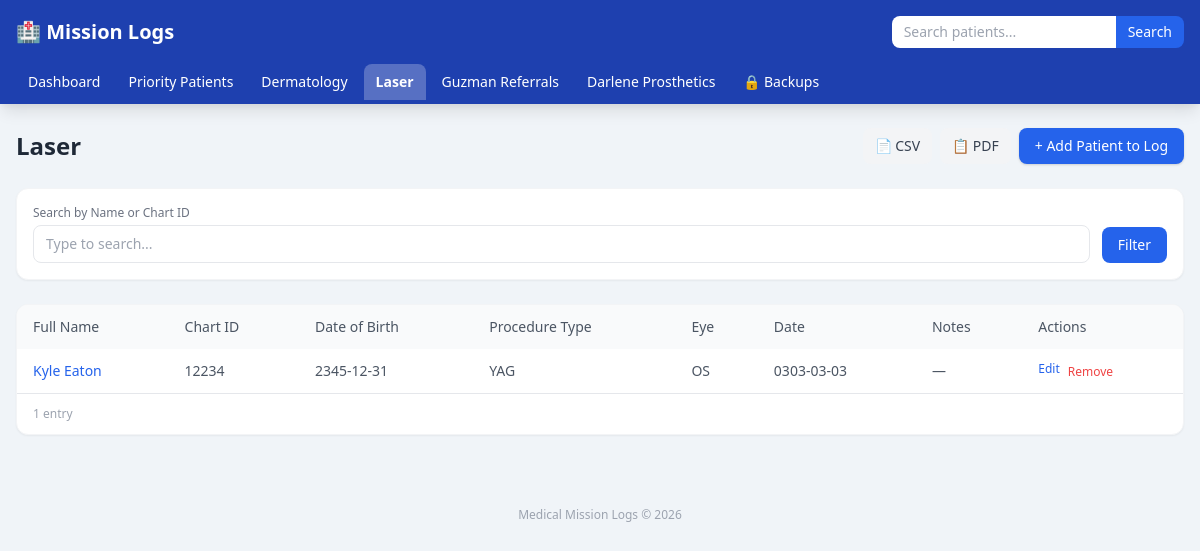
Page /log/Laser on the committed database.
### tables this page shows
CREATE TABLE log_entries (
            id INTEGER PRIMARY KEY AUTOINCREMENT,
            patient_id INTEGER NOT NULL,
            log_category TEXT NOT NULL,
            date_of_encounter TEXT,
            notes TEXT DEFAULT '',
            status TEXT DEFAULT 'Pending',
            follow_up_date TEXT,
            created_at TIMESTAMP DEFAULT CURRENT_TIMESTAMP,
            updated_at TIMESTAMP DEFAULT CURRENT_TIMESTAMP, advocate TEXT DEFAULT '', community TEXT DEFAULT '', problem TEXT DEFAULT '', appointment_timeframe TEXT DEFAULT '', procedure_type TEXT DEFAULT '', eye TEXT DEFAULT '', laser_date TEXT DEFAULT '', procedure TEXT DEFAULT '', derm_date TEXT DEFAULT '', surgery_type TEXT DEFAULT '',
            FOREIGN KEY (patient_id) REFERENCES patients(id) ON DELETE CASCADE
        );

CREATE TABLE patients (
            id INTEGER PRIMARY KEY AUTOINCREMENT,
            full_name TEXT NOT NULL,
            chart_id TEXT NOT NULL UNIQUE,
            date_of_birth TEXT NOT NULL,
            notes TEXT DEFAULT '',
            created_at TIMESTAMP DEFAULT CURRENT_TIMESTAMP,
            updated_at TIMESTAMP DEFAULT CURRENT_TIMESTAMP
        );

### app.py (the view)
@app.route("/log/<category>")
def log_view(category):
    if category not in LOG_CATEGORIES:
        flash(f"Unknown log category: {category}", "error")
        return redirect(url_for("dashboard"))
    search = request.args.get("search", "")
    entries = get_log_entries(category, search=search or None)
    patients = get_all_patients()
    return render_template(
        "log_view.html",
        category=category,
        entries=entries,
        patients=patients,
        categories=LOG_CATEGORIES,
        search=search,
    )

### database.py (called while the page is built)
def get_db():
    conn = sqlite3.connect(DB_PATH)
    conn.row_factory = sqlite3.Row
    conn.execute("PRAGMA foreign_keys = ON")
    return conn

def get_all_patients(search=None):
    conn = get_db()
    if search:
        patients = conn.execute(
            "SELECT * FROM patients WHERE full_name LIKE ? OR chart_id LIKE ? ORDER BY full_name",
            (f"%{search}%", f"%{search}%"),
        ).fetchall()
    else:
        patients = conn.execute("SELECT * FROM patients ORDER BY full_name").fetchall()
    conn.close()
    return patients

def get_log_entries(log_category, search=None):
    conn = get_db()
    query = """
        SELECT le.*, p.full_name, p.chart_id, p.date_of_birth
        FROM log_entries le
        JOIN patients p ON le.patient_id = p.id
        WHERE le.log_category = ?
    """
    params = [log_category]
    if search:
        query += " AND (p.full_name LIKE ? OR p.chart_id LIKE ?)"
        params.extend([f"%{search}%", f"%{search}%"])
    query += " ORDER BY le.created_at DESC"
    entries = conn.execute(query, params).fetchall()
    conn.close()
    return entries

### templates/log_view.html (shortened to what this page needs)
{% extends "base.html" %}
{% block content %}
<div class="flex items-center justify-between mb-6">
    <h1 class="text-2xl font-bold text-gray-800">{{ category }}</h1>
    <div class="flex gap-2">
        <a href="/export/{{ category }}/csv" class="bg-gray-100 text-gray-700 px-3 py-2 rounded-lg hover:bg-gray-200 text-sm">
            📄 CSV
        </a>
        <a href="/export/{{ category }}/pdf" class="bg-gray-100 text-gray-700 px-3 py-2 rounded-lg hover:bg-gray-200 text-sm">
            📋 PDF
        </a>
        <button onclick="document.getElementById('addToLogModal').classList.add('active')"
                class="bg-blue-600 text-white px-4 py-2 rounded-lg hover:bg-blue-700 text-sm font-medium shadow">
            + Add Patient to Log
        </button>
    </div>
</div>
<div class="bg-white rounded-xl p-4 shadow-sm border border-gray-100 mb-6">
    <form action="/log/{{ category }}" method="GET" class="flex flex-wrap gap-3 items-end">
        <div class="flex-1 min-w-48">
            <label class="block text-xs text-gray-500 mb-1">Search by Name or Chart ID</label>
            <input type="text" name="search" value="{{ search }}" placeholder="Type to search..."
                   class="w-full border rounded-lg px-3 py-2 text-sm focus:ring-2 focus:ring-blue-300 focus:outline-none">
        </div>
        <button type="submit" class="bg-blue-600 text-white px-4 py-2 rounded-lg hover:bg-blue-700 text-sm">
            Filter
        </button>
    </form>
</div>
<div class="bg-white rounded-xl shadow-sm border border-gray-100 overflow-hidden">
    {% if entries %}
    <div class="overflow-x-auto">
        <table class="w-full text-sm">
            <thead class="bg-gray-50 text-gray-600 text-left">
                <tr>
                    <th class="px-4 py-3 font-medium">Full Name</th>
                    <th class="px-4 py-3 font-medium">Chart ID</th>
                    <th class="px-4 py-3 font-medium">Date of Birth</th>
                    {% if category == 'Priority Patients' %}
                    <th class="px-4 py-3 font-medium">Advocate</th>
                    <th class="px-4 py-3 font-medium">Community</th>
                    <th class="px-4 py-3 font-medium">Surgery Type</th>
                    {% elif category == 'Guzman Referrals' %}
                    <th class="px-4 py-3 font-medium">Problem</th>
                    <th class="px-4 py-3 font-medium">Appt Timeframe</th>
                    {% elif category == 'Laser' %}
                    <th class="px-4 py-3 font-medium">Procedure Type</th>
                    <th class="px-4 py-3 font-medium">Eye</th>
                    <th class="px-4 py-3 font-medium">Date</th>
                    {% elif category == 'Dermatology' %}
                    <th class="px-4 py-3 font-medium">Advocate</th>
                    <th class="px-4 py-3 font-medium">Community</th>
                    <th class="px-4 py-3 font-medium">Procedure</th>
                    <th class="px-4 py-3 font-medium">Date</th>
                    {% endif %}
                    <th class="px-4 py-3 font-medium">Notes</th>
                    <th class="px-4 py-3 font-medium">Actions</th>
                </tr>
            </thead>
            <tbody class="divide-y">
                {% for entry in entries %}
                <tr class="hover:bg-blue-50">
                    <td class="px-4 py-3">
                        <a href="/patient/{{ entry.patient_id }}" class="text-blue-600 hover:underline font-medium">
                            {{ entry.full_name }}
                        </a>
                    </td>
                    <td class="px-4 py-3 text-gray-600">{{ entry.chart_id }}</td>
                    <td class="px-4 py-3 text-gray-600">{{ entry.date_of_birth }}</td>
                    {% if category == 'Priority Patients' %}
                    <td class="px-4 py-3 text-gray-600">{{ entry.advocate or '—' }}</td>
                    <td class="px-4 py-3 text-gray-600">{{ entry.community or '—' }}</td>
                    <td class="px-4 py-3 text-gray-600">{{ entry.surgery_type or '—' }}</td>
                    {% elif category == 'Guzman Referrals' %}
                    <td class="px-4 py-3 text-gray-600">{{ entry.problem or '—' }}</td>
                    <td class="px-4 py-3 text-gray-600">{{ entry.appointment_timeframe or '—' }}</td>
                    {% elif category == 'Laser' %}
                    <td class="px-4 py-3 text-gray-600">{{ entry.procedure_type or '—' }}</td>
                    <td class="px-4 py-3 text-gray-600">{{ entry.eye or '—' }}</td>
                    <td class="px-4 py-3 text-gray-600">{{ entry.laser_date or '—' }}</td>
                    {% elif category == 'Dermatology' %}
                    <td class="px-4 py-3 text-gray-600">{{ entry.advocate or '—' }}</td>
                    <td class="px-4 py-3 text-gray-600">{{ entry.community or '—' }}</td>
                    <td class="px-4 py-3 text-gray-600">{{ entry.procedure or '—' }}</td>
                    <td class="px-4 py-3 text-gray-600">{{ entry.derm_date or '—' }}</td>
                    {% endif %}
                    <td class="px-4 py-3 text-gray-600 max-w-xs truncate">{{ entry.notes or '—' }}</td>
                    <td class="px-4 py-3">
                        <div class="flex gap-2">
                            <a href="/log-entry/{{ entry.id }}/edit" class="text-blue-600 hover:underline text-xs">Edit</a>
                            <form action="/log-entry/{{ entry.id }}/delete" method="POST"
                                  onsubmit="return confirm('Remove this entry from the log?')">
                                <button type="submit" class="text-red-500 hover:underline text-xs">Remove</button>
                            </form>
                        </div>
                    </td>
                </tr>
                {% endfor %}
            </tbody>
        </table>
    </div>
    <div class="px-4 py-3 text-xs text-gray-400 border-t">
        {{ entries|length }} entr{{ 'y' if entries|length == 1 else 'ies' }}
    </div>
    {% else %}
    <div class="p-8 text-center text-gray-400">
        <p class="text-lg mb-2">No entries in this log yet.</p>
        <p class="text-sm">Click "Add Patient to Log" to get started.</p>
    </div>
    {% endif %}
</div>
{% endblock %}

### templates/base.html (style rules this page uses)
body { background-color: #f0f4f8; }

### rows in the picture
log_entries: log_category "Laser", full_name "Kyle Eaton", chart_id "12234", date_of_birth "2345-12-31", procedure_type "YAG", eye "OS", laser_date "0303-03-03", notes "—"

### other values in the picture
{{ cat }} "Priority Patients" "Dermatology" "Laser" "Guzman Referrals" "Darlene Prosthetics"
{{ entries|length }} "1"
{{ 'y' if entries|length == 1 else 'ies' }} "y"
